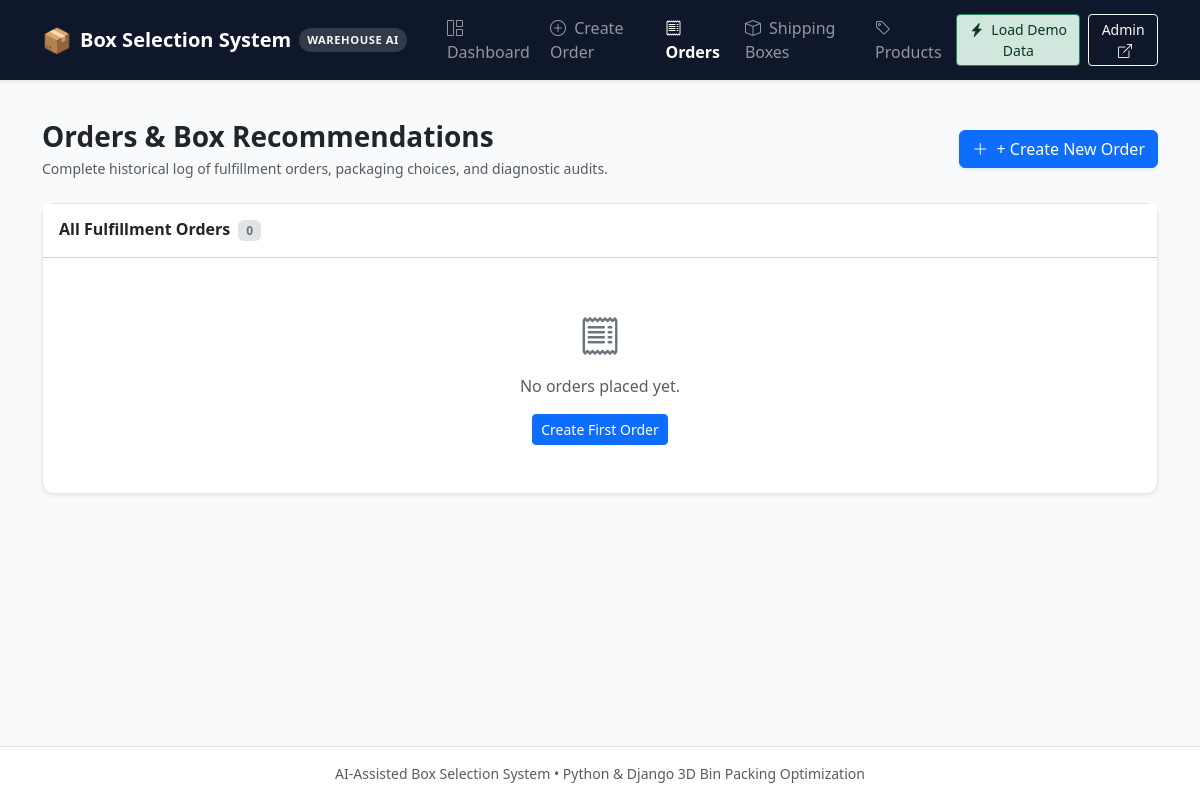
The app's page /orders/, older data.
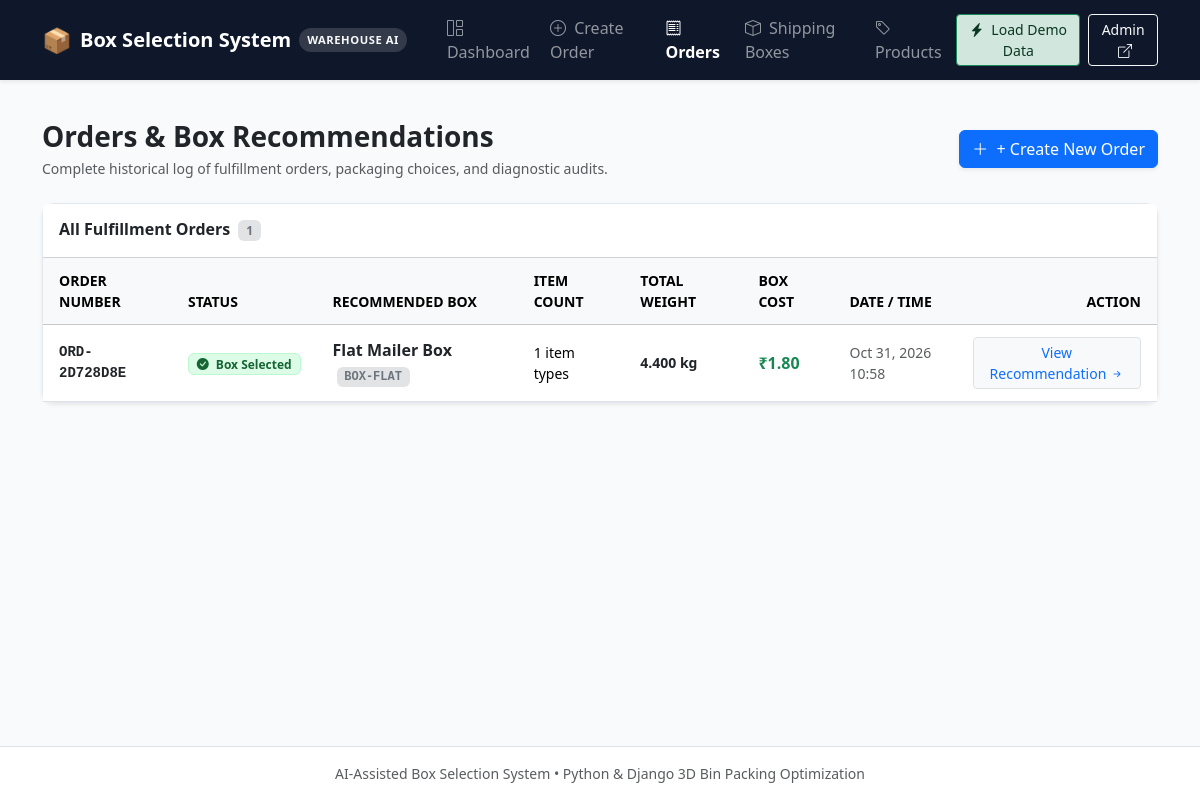
The same page, newer data.
### fulfillment/models/order.py (models this page shows, shortened)
class Order(models.Model):
    order_number = models.CharField(
        max_length=64,
        unique=True,
        db_index=True,
        default=generate_order_number,
        help_text="Unique customer order reference"
    )
    status = models.CharField(
        max_length=20,
        choices=OrderStatus.choices,
        default=OrderStatus.PENDING,
        db_index=True
    )
    recommended_box = models.ForeignKey(
        ShippingBox,
        null=True,
        blank=True,
        on_delete=models.SET_NULL,
        related_name='orders',
        help_text="The optimal shipping box selected by the packing engine."
    )
    total_weight = models.DecimalField(
        max_digits=10,
        decimal_places=3,
        default=Decimal('0.000'),
        help_text="Calculated total weight of all products in kg"
    )
    total_volume = models.DecimalField(
        max_digits=12,
        decimal_places=2,
        default=Decimal('0.00'),
        help_text="Calculated total volume of all products in cm³"
    )
    packing_notes = models.TextField(
        blank=True,
        help_text="Diagnostic reasoning or warehouse packing notes"
    )
    created_at = models.DateTimeField(auto_now_add=True)
    updated_at = models.DateTimeField(auto_now=True)
    class Meta:
        ordering = ['-created_at']

### fulfillment/models/box.py (models this page shows, shortened)
class ShippingBox(models.Model):
    code = models.CharField(
        max_length=50,
        unique=True,
        db_index=True,
        help_text="Standard packaging identifier (e.g., 'BOX-S', 'BOX-M', 'BOX-L')"
    )
    name = models.CharField(max_length=100)
    internal_length = models.DecimalField(
        max_digits=8,
        decimal_places=2,
        validators=[MinValueValidator(Decimal('0.01'))],
        help_text="Internal length in cm"
    )
    internal_width = models.DecimalField(
        max_digits=8,
        decimal_places=2,
        validators=[MinValueValidator(Decimal('0.01'))],
        help_text="Internal width in cm"
    )
    internal_height = models.DecimalField(
        max_digits=8,
        decimal_places=2,
        validators=[MinValueValidator(Decimal('0.01'))],
        help_text="Internal height in cm"
    )
    max_weight = models.DecimalField(
        max_digits=8,
        decimal_places=3,
        validators=[MinValueValidator(Decimal('0.01'))],
        help_text="Maximum weight capacity in kg"
    )
    cost = models.DecimalField(
        max_digits=8,
        decimal_places=2,
        validators=[MinValueValidator(Decimal('0.00'))],
        help_text="Cost per box"
    )
    is_active = models.BooleanField(
        default=True,
        db_index=True,
        help_text="Indicates whether this box is currently available for packaging."
    )
    created_at = models.DateTimeField(auto_now_add=True)
    class Meta:
        ordering = ['cost', 'internal_length']
        verbose_name = "Shipping Box"
        verbose_name_plural = "Shipping Boxes"
        constraints = [
            models.CheckConstraint(
                condition=models.Q(internal_length__gt=0) &
                models.Q(internal_width__gt=0) &
                models.Q(internal_height__gt=0) &
                models.Q(max_weight__gt=0) &
                models.Q(cost__gte=0),
                name='box_positive_attributes'
            )
        ]

### fulfillment/views/order_views.py (the view)
# urls.py: path('orders/', views.order_list, name='order_list'),
def order_list(request):
    orders = Order.objects.select_related('recommended_box').prefetch_related('items__product').all()
    return render(request, 'fulfillment/order_list.html', {
        'orders': orders
    })

### templates/fulfillment/order_list.html (shortened to what the changed rows need)
{% extends "fulfillment/base.html" %}
{% block content %}
<div class="d-flex flex-column flex-md-row justify-content-between align-items-md-center mb-4 gap-3">
    <div>
        <h1 class="h3 fw-bold text-dark mb-1">Orders & Box Recommendations</h1>
    </div>
</div>
<div class="card shadow-sm">
    <div class="card-header bg-white py-3 d-flex justify-content-between align-items-center">
        <h5 class="card-title fw-bold text-dark mb-0 fs-6">
            All Fulfillment Orders <span class="badge bg-secondary-subtle text-secondary ms-1">{{ orders.count }}</span>
        </h5>
    </div>
    <div class="card-body p-0">
        {% if orders %}
            <div class="table-responsive">
                <table class="table table-hover align-middle mb-0">
                    <thead class="table-light">
                        <tr class="text-uppercase small text-muted">
                            <th>Order Number</th>
                            <th>Status</th>
                            <th>Recommended Box</th>
                            <th>Item Count</th>
                            <th>Total Weight</th>
                            <th>Box Cost</th>
                            <th>Date / Time</th>
                            <th class="text-end">Action</th>
                        </tr>
                    </thead>
                    <tbody>
                        {% for order in orders %}
                            <tr>
                                <td class="fw-bold font-monospace small text-dark">{{ order.order_number }}</td>
                                <td>
                                    {% if order.status == 'OPTIMIZED' %}
                                        <span class="badge badge-optimized">
                                            <i class="bi bi-check-circle-fill me-1"></i> Box Selected
                                        </span>
                                    {% else %}
                                        <span class="badge badge-unpackable">
                                            <i class="bi bi-x-circle-fill me-1"></i> Unpackable
                                        </span>
                                    {% endif %}
                                </td>
                                <td>
                                    {% if order.recommended_box %}
                                        <span class="fw-semibold text-dark">{{ order.recommended_box.name }}</span>
                                        <span class="badge bg-secondary-subtle text-secondary font-monospace ms-1">{{ order.recommended_box.code }}</span>
                                    {% else %}
                                        <span class="text-muted fst-italic">None</span>
                                    {% endif %}
                                </td>
                                <td class="small">{{ order.items.count }} item types</td>
                                <td class="small fw-semibold text-dark">{{ order.total_weight }} kg</td>
                                <td class="small fw-bold text-success fs-6">
                                    {% if order.recommended_box %}
                                        ₹{{ order.recommended_box.cost|floatformat:2 }}
                                    {% else %}
                                        --
                                    {% endif %}
                                </td>
                                <td class="small text-muted">{{ order.created_at|date:"M d, Y H:i" }}</td>
                                <td class="text-end">
                                    <a href="{% url 'order_recommendation' order.id %}" class="btn btn-sm btn-light border text-primary">
                                        View Recommendation <i class="bi bi-arrow-right-short"></i>
                                    </a>
                                </td>
                            </tr>
                        {% endfor %}
                    </tbody>
                </table>
            </div>
        {% else %}
            <div class="p-5 text-center text-muted">
                <i class="bi bi-receipt fs-1 text-secondary"></i>
                <p class="mt-2 mb-3">No orders placed yet.</p>
                <a href="{% url 'order_create' %}" class="btn btn-primary btn-sm">
                    Create First Order
                </a>
            </div>
        {% endif %}
    </div>
</div>
{% endblock %}

Row changes from the older to the newer data that the page shows:
added Order: order_number "ORD-2D728D8E", status "OPTIMIZED" (drawn), recommended_box.name "Flat Mailer Box", recommended_box.code "BOX-FLAT", items.count "1", total_weight "4.400", recommended_box.cost "1.80", created_at "Oct 31, 2026 10:58"
Text that changed along with them:
{{ orders.count }}: "0" → "1"
text no longer shown: "No orders placed yet. Create First Order"
text now shown: "ORDER NUMBER STATUS RECOMMENDED BOX ITEM COUNT TOTAL WEIGHT BOX COST DATE / TIME ACTION"
